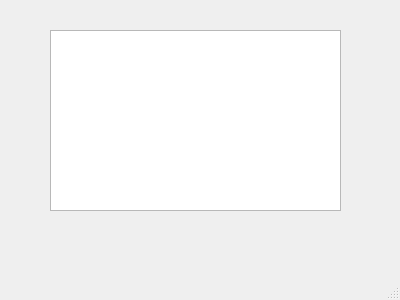
<?xml version="1.0" encoding="UTF-8"?>
<ui version="4.0">
 <class>MainWindow</class>
 <widget class="QMainWindow" name="MainWindow">
  <property name="geometry">
   <rect>
    <x>0</x>
    <y>0</y>
    <width>400</width>
    <height>300</height>
   </rect>
  </property>
  <property name="windowTitle">
   <string>MainWindow</string>
  </property>
  <widget class="QWidget" name="centralwidget">
   <widget class="QTextEdit" name="textEdit">
    <property name="geometry">
     <rect>
      <x>50</x>
      <y>30</y>
      <width>291</width>
      <height>181</height>
     </rect>
    </property>
   </widget>
  </widget>
  <widget class="QMenuBar" name="menubar">
   <property name="geometry">
    <rect>
     <x>0</x>
     <y>0</y>
     <width>400</width>
     <height>24</height>
    </rect>
   </property>
  </widget>
  <widget class="QStatusBar" name="statusbar"/>
 </widget>
 <resources/>
 <connections/>
</ui>
